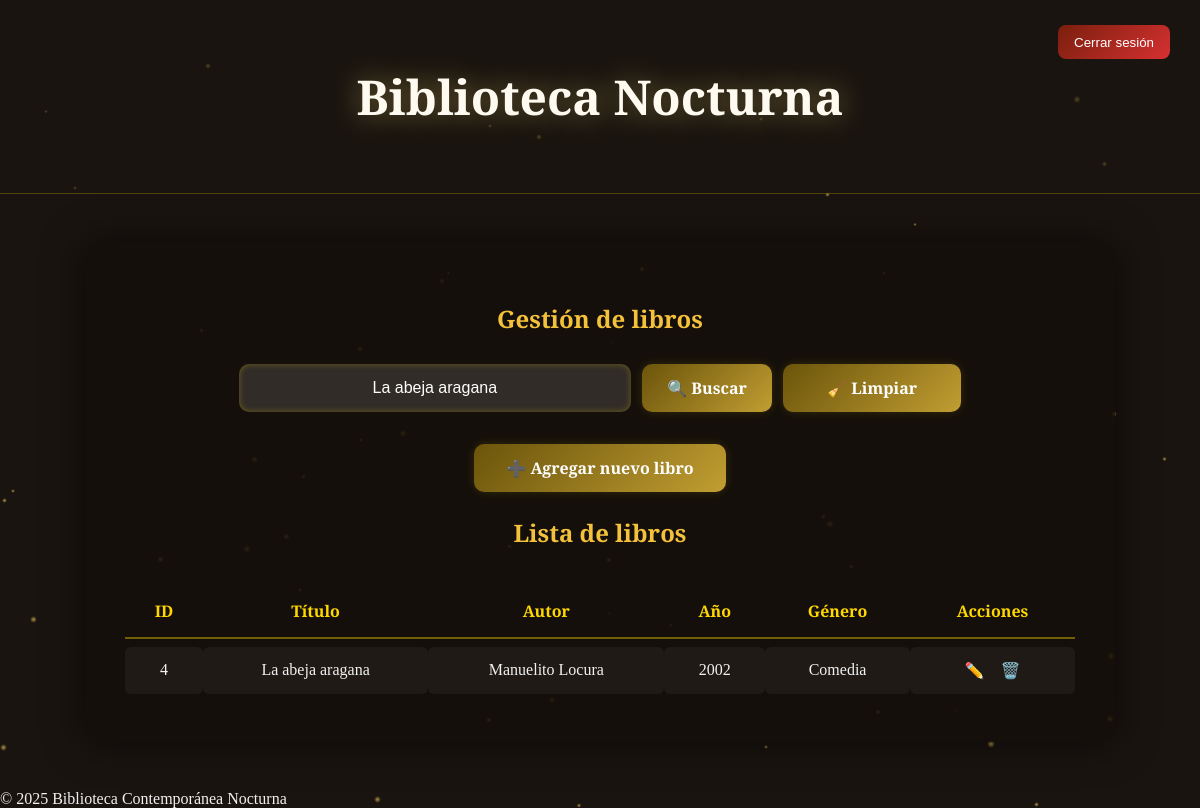
Screenshot of /panel.php?buscar=La abeja aragana (signed in) with the database file from the repository.
### tables this page shows
CREATE TABLE books (
            id INTEGER PRIMARY KEY AUTOINCREMENT,
            title TEXT NOT NULL,
            author TEXT NOT NULL,
            year INTEGER,
            genre TEXT,
            created_at DATETIME DEFAULT CURRENT_TIMESTAMP
        );

### panel.php (the view, shortened to what this page needs)
<?php
try {
    $db = new PDO('sqlite:db/biblioteca.db');
    $db->setAttribute(PDO::ATTR_ERRMODE, PDO::ERRMODE_EXCEPTION);
} catch (PDOException $e) {
    die("❌ Error de conexión: " . $e->getMessage());
}
$searchTerm = '';
if (isset($_GET['buscar'])) {
    $searchTerm = trim($_GET['buscar']);
    $stmt = $db->prepare("SELECT * FROM books WHERE title LIKE ? OR author LIKE ? ORDER BY id DESC");
    $stmt->execute(["%$searchTerm%", "%$searchTerm%"]);
    $result = $stmt->fetchAll(PDO::FETCH_ASSOC);
} else {
    $result = $db->query("SELECT * FROM books ORDER BY id DESC")->fetchAll(PDO::FETCH_ASSOC);
}
?>
<!DOCTYPE html>
<html lang="es">
<head>
</head>
<body>
<div id="particles"></div>
<header>
  <h1>Biblioteca Nocturna</h1>
  <form method="POST" action="logout.php">
    <button class="logout">Cerrar sesión</button>
  </form>
</header>
<div class="container">
  <h2>Gestión de libros</h2>
  <form class="search-bar" method="GET" action="">
    <input type="text" name="buscar" placeholder="Buscar por título o autor" value="<?= htmlspecialchars($searchTerm) ?>">
    <button type="submit" class="btn-golden">🔍 Buscar</button>
    <a href="panel.php" class="btn-golden">🧹 Limpiar</a>
  </form>
  <div class="add-btn">
    <a href="add.php" class="btn-golden">➕ Agregar nuevo libro</a>
  </div>
  <h2>Lista de libros</h2>
  <table>
    <tr><th>ID</th><th>Título</th><th>Autor</th><th>Año</th><th>Género</th><th>Acciones</th></tr>
    <?php if(!$result): ?>
      <tr><td colspan="6">No hay resultados.</td></tr>
    <?php else: foreach($result as $row): ?>
      <tr>
        <td><?=$row['id']?></td>
        <td><?=htmlspecialchars($row['title'])?></td>
        <td><?=htmlspecialchars($row['author'])?></td>
        <td><?=htmlspecialchars($row['year'])?></td>
        <td><?=htmlspecialchars($row['genre'])?></td>
        <td>
          <a class="action" href="edit.php?id=<?=$row['id']?>">✏️</a>
          <a class="action" href="?del=<?=$row['id']?>" onclick="return confirm('¿Eliminar este libro?')">🗑️</a>
        </td>
      </tr>
    <?php endforeach; endif;?>
  </table>
</div>
<footer>© 2025 Biblioteca Contemporánea Nocturna</footer>
</body>
</html>

### panel.php (style rules this page uses)
body { margin:0; font-family:"Playfair Display",serif; background:url('https://images.unsplash.com/photo-1524995997946-a1c2e315a42f') center/cover fixed no-repeat; background-blend-mode:multiply; background-color:#1a1410; color:#f1f1f1; overflow-x:hidden; }
header { text-align:center; padding:2rem; background:rgba(25,20,15,0.6); border-bottom:1px solid rgba(255,215,0,0.25); position:relative; z-index:2; }
h1 { font-family:"Cinzel Decorative",serif; font-size:3rem; color:#fffaf0; text-shadow:0 0 30px rgba(255,223,120,0.45); }
.logout { position:absolute; right:30px; top:25px; background:linear-gradient(135deg,#7a1f0d,#d63031); color:#fff; border:none; border-radius:8px; padding:0.6rem 1rem; cursor:pointer; z-index:3; }
.container { max-width:950px; margin:3rem auto; background:rgba(20,15,10,0.85); border-radius:20px; padding:2.5rem; box-shadow:0 0 40px rgba(0,0,0,0.6); position:relative; z-index:2; }
h2 { color:#f3c13a; text-align:center; margin-bottom:1.8rem; }
.search-bar { display:flex; justify-content:center; align-items:center; gap:0.7rem; flex-wrap:wrap; margin-bottom:2rem; }
.search-bar input { width:360px; height:48px; border:none; border-radius:10px; padding:0 1rem; font-size:1rem; text-align:center; color:#fff; background:rgba(255,255,255,0.12); box-shadow:inset 0 0 6px rgba(255,215,0,0.3); transition:all 0.3s ease; }
.search-bar input::placeholder { color:#ddd; }
.btn-golden { height:48px; min-width:130px; display:inline-flex; align-items:center; justify-content:center; gap:0.4rem; padding:0 1.5rem; font-family:"Playfair Display",serif; font-size:1rem; font-weight:600; color:#fff; background:linear-gradient(135deg,#6b540b,#c19e32); border:none; border-radius:10px; text-decoration:none; cursor:pointer; box-shadow:0 0 10px rgba(255,215,0,0.15); transition:all 0.3s ease; }
.add-btn { display:flex; justify-content:center; margin-bottom:1.5rem; }
.add-btn a { height:48px; padding:0 2rem; }
table { width:100%; border-collapse:separate; border-spacing:0 8px; }
th,td { text-align:center; padding:0.9rem; }
th { color:#ffd700; border-bottom:2px solid rgba(255,215,0,0.4); }
td { background:rgba(255,255,255,0.05); border-radius:6px; }
a.action { color:#ffd700; text-decoration:none; margin:0 6px; }
#particles { position:fixed; top:0; left:0; width:100%; height:100%; z-index:0; pointer-events:none; overflow:hidden; }

### rows the page displays
books: id "4", title "La abeja aragana", author "Manuelito Locura", year "2002", genre "Comedia"
